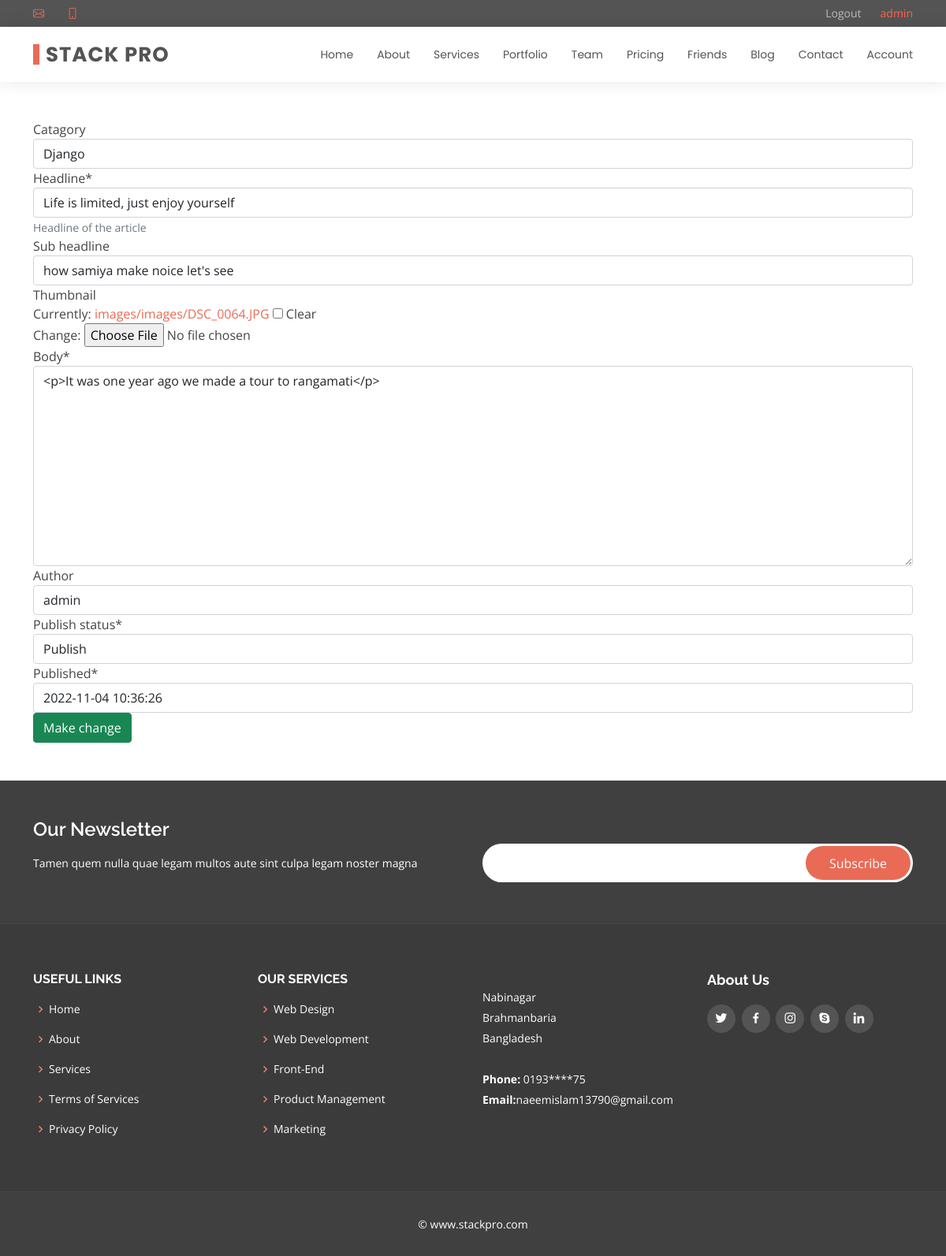
Page /blog/7/life-is-limited-just-enjoy-yourself/edit/ (signed in) on the committed database.
### account/models.py (models this page shows, shortened)
class Account(AbstractBaseUser):
	email 					= models.EmailField(verbose_name="email", max_length=60, unique=True)
	username 				= models.CharField(max_length=30, unique=True)
	date_joined				= models.DateTimeField(verbose_name='date joined', auto_now_add=True)
	last_login				= models.DateTimeField(verbose_name='last login', auto_now=True)
	is_admin				= models.BooleanField(default=False)
	is_active				= models.BooleanField(default=True)
	is_staff				= models.BooleanField(default=False)
	is_superuser			= models.BooleanField(default=False)
	profile_image			= models.ImageField(max_length=255, null=True, blank=True, default="profile_images/d.png")
	hide_email				= models.BooleanField(default=True)
	USERNAME_FIELD = 'email'
	REQUIRED_FIELDS = ['username']
	objects = MyAccountManager()
	def __str__(self):
		return self.username

### header/models.py (models this page shows, shortened)
class Header(models.Model):
    logo = models.CharField(max_length=25)

### blog/models.py (models this page shows, shortened)
class Post(models.Model):
      class ArticlePublishOptions(models.TextChoices):
         PUBLISH = "pub", "Publish"
         DRAFT = "dra", "DRAFT"
         PRIVATE = "pri", "Private"
      catagory = models.ForeignKey(Category, on_delete=models.SET_NULL, null=True, blank=True)
      headline = models.CharField(max_length=240,help_text="Headline of the article",)
      sub_headline = models.CharField(max_length=250 , blank=True, null=True)
      thumbnail = models.ImageField(blank=True,null=True,upload_to='images/')
      body = RichTextField()
      author = models.ForeignKey(Account, blank=True,on_delete= models.CASCADE, related_name='blog_post')
      slug = models.SlugField(blank=True,null=True)
      publish_status = models.CharField(
        max_length=3,
        choices=ArticlePublishOptions.choices,
        default=ArticlePublishOptions.DRAFT,)
      published = models.DateTimeField(default=timezone.now)
      created = models.DateTimeField(auto_now_add=True)
      objects = AgentManager()
      class Meta:
            ordering = ('-published',)

### blog/views.py (the view)
# urls.py: path('<int:pk>/<slug:sl>/edit/', views.edit_post, name='edit'),
@login_required(login_url='blog')
def edit_post(request, pk, sl):
    template = 'edit_post.html'
    header = Header.objects.order_by()
    if request.method == 'POST':
        post = get_object_or_404(Post, id=pk, slug=sl)
        editpost = ModelPost(request.POST, request.FILES, instance=post)
        editpost.save()
        return redirect('blog:blog')
    else:
        post = get_object_or_404(Post, id=pk, slug=sl)
        editpost = ModelPost(instance=post)
    context = {
        'post_form': editpost,
        'headerdata': header,
    }
    return render(request, template_name=template, context=context)

### blog/forms.py
class ModelPost(forms.ModelForm):
    class Meta:
        model = Post
        exclude = ['slug']

### blog/models.py (called while the page is built)
    def __str__(self):
      return self.name

    def get_queryset(self, *args, **kwargs):
        return AgentQuerySet(self.model, using=self._db)

### templates/edit_post.html (shortened to what this page needs)
{% extends 'base.html' %}
{% load static %}
{% load crispy_forms_tags %}
{% block content %}
 <div class='container'>
   <div class="row">
     <div class="col-md-12 justify-content-center my-5">
          <form method="POST" enctype="multipart/form-data">
                            {{post_form|crispy}}
                     <input type="submit" value="Make change" class="btn btn-success">
          </form>
     </div>
   </div>
 </div>
{% endblock %}

### templates/base/header.html (shortened to what this page needs)
  <section id="topbar" class="d-flex align-items-center">
    <div class="container d-flex justify-content-center justify-content-md-between">
      <div class="contact-info d-flex align-items-center">
        <i class="bi bi-envelope d-flex align-items-center"><a href="mailto:contact@example.com">{{top_headerdata.0.email}}</a></i>
        <i class="bi bi-phone d-flex align-items-center ms-4"></i>
      </div>
      <div class="social-links d-none d-md-flex align-items-center">
          {% if user.is_authenticated%}
               <a class="d-flex align-items-center ms-4" href="{%url 'logout'%}">Logout</a>
               <a class="d-flex align-items-center ms-4" style="color:tomato;">{{user.username}}</a>
          {% else %}
               <br/>
              <a class="d-flex align-items-center ms-4" style="color:tomato;" href="{% url 'index'%}">Register</a></p>
              <a class="d-flex align-items-center ms-4" style="color:tomato" href="{% url 'login'%}">Login</a></p>
          {% endif %}
      </div>
    </div>
  </section>
  <header id="header" class="d-flex align-items-center">
    <div class="container d-flex justify-content-between align-items-center">
      <div class="logo">
        <h1><a href="{% url 'index'%}">{{headerdata.0.logo}}</a></h1>
      </div>
      <nav id="navbar" class="navbar">
        <ul>
          <li><a class="{% block homeactive %} {% endblock %}" href="{% url 'index'%}">Home</a></li>
          <li><a class="{% block aboutactive %} {% endblock %}" href="{% url 'about'%}">About</a></li>
          <li><a class="{% block serviceactive %} {% endblock %}" href="{% url 'services'%}">Services</a></li>
          <li><a class="{% block portfolioactive %} {% endblock %}" href="{% url 'portfolio'%}">Portfolio</a></li>
          <li><a class="{% block teamactive %} {% endblock %}" href="{% url 'team'%}">Team</a></li>
          <li><a class="{% block pricingactive %} {% endblock %}" href="{% url 'index'%}">Pricing</a></li>
          <li><a class="" href="{% url 'chat:friend_list'%}">Friends</a></li>
          <li><a class="{% block blogactive %} {% endblock %}" href="{% url 'blog:blog'%}">Blog</a></li>
          <li><a class="{% block contactactive %}{% endblock %}" href="{% url 'contact'%}">Contact</a></li>
          {% if user.is_authenticated%}
             <li><a href="{% url 'profile'%}">Account</a></li>
          {% else %}
             <li><a href="{% url 'account'%}">Sign Up</a></li>
          {% endif %}
        </ul>
      </nav>
    </div>
  </header>

### static/assets/css/index.css (style rules this page uses)
body { font-family: "Open Sans", sans-serif; color: #444444; }
a { color: #e96b56; text-decoration: none; }
h1, h2, h3, h4, h5, h6 { font-family: "Raleway", sans-serif; }
#topbar { background: #545454; padding: 10px 0; font-size: 14px; }
#topbar .contact-info i { font-style: normal; color: #e96b56; }
#topbar .social-links a { color: #bababa; line-height: 0; transition: 0.3s; margin-left: 10px; }
#header { height: 70px; transition: all 0.5s; z-index: 997; transition: all 0.5s; background: #fff; box-shadow: 0px 0px 20px 0px rgba(0, 0, 0, 0.1); }
#header .logo h1 { font-size: 26px; padding: 0 0 0 8px; margin: 11px 0; line-height: 1; font-weight: 700; letter-spacing: 1px; text-transform: uppercase; font-family: "Poppins", sans-serif; border-left: 8px solid #e96b56; }
#header .logo h1 a, #header .logo h1 a:hover { color: #545454; text-decoration: none; }
.navbar { padding: 0; }
.navbar ul { margin: 0; padding: 0; display: flex; list-style: none; align-items: center; }
.navbar li { position: relative; }
.navbar a { display: flex; align-items: center; justify-content: space-between; padding: 10px 0 10px 30px; font-family: "Poppins", sans-serif; font-size: 14px; color: #545454; white-space: nowrap; transition: 0.3s; }
section { padding: 0 0 80px 0; }

### rows in the picture
Account: username "admin"
Header: logo "STACK PRO"
Post: catagory "Django", headline "Life is limited, just enjoy yourself", sub_headline "how samiya make noice let's see", body "<p>It was one year ago we made a tour to rangamati</p>", author "admin", publish_status "Publish", published "2022-11-04 10:36:26"
